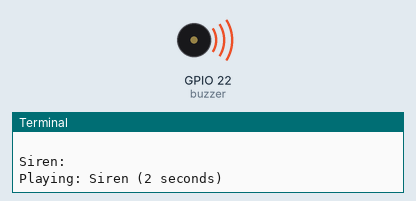
A program run on a simulated Raspberry Pi (BCM pin numbers). Shown: buzzer (waves = sounding), the last lines printed to the terminal. Random numbers come from a fixed seed. At 25.3 s the program stops and its outputs stay as they are.

Above: at 0.1 s.
At 24.3 s:
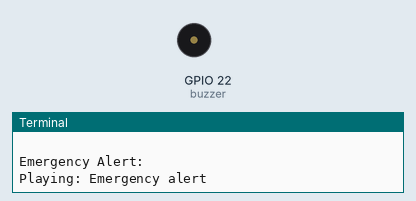
Timing chart, 0 to 25.8 s (numbered marks = the images above):
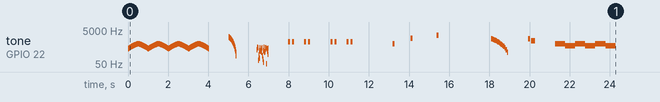

The program:

pwm_sound_effects.py
```python
#!/usr/bin/env python3
"""
Sound Effects with PWMOutputDevice
Collection of various sound effects for games and applications
"""

from gpiozero import PWMOutputDevice
from time import sleep
import random

# Create buzzer
buzzer = PWMOutputDevice(22)

def siren(duration=2, min_freq=400, max_freq=800):
    """Create a siren sound effect"""
    print(f"Playing: Siren ({duration} seconds)")
    buzzer.value = 0.5
    steps = 50
    for _ in range(int(duration * 2)):
        # Rising tone
        for i in range(steps):
            buzzer.frequency = min_freq + (max_freq - min_freq) * i / steps
            sleep(0.01)
        # Falling tone
        for i in range(steps):
            buzzer.frequency = max_freq - (max_freq - min_freq) * i / steps
            sleep(0.01)
    buzzer.off()

def laser_sound():
    """Create a laser/shooting sound effect"""
    print("Playing: Laser sound")
    buzzer.value = 0.5
    for freq in range(2000, 100, -50):
        buzzer.frequency = freq
        sleep(0.01)
    buzzer.off()

def explosion():
    """Create an explosion sound effect"""
    print("Playing: Explosion")
    buzzer.value = 1.0
    for _ in range(30):
        buzzer.frequency = random.randint(50, 500)
        sleep(0.02)
        buzzer.value *= 0.9  # Fade out
    buzzer.off()

def phone_ring():
    """Classic phone ring pattern"""
    print("Playing: Phone ring")
    ring_pattern = [
        (1000, 0.1), (0, 0.1), (1000, 0.1), (0, 0.5),
        (1000, 0.1), (0, 0.1), (1000, 0.1), (0, 1.0)
    ]
    for freq, duration in ring_pattern * 2:
        if freq > 0:
            buzzer.frequency = freq
            buzzer.value = 0.5
        else:
            buzzer.off()
        sleep(duration)
    buzzer.off()

def alarm_clock():
    """Increasingly urgent alarm"""
    print("Playing: Alarm clock")
    for intensity in range(1, 4):
        buzzer.value = intensity * 0.3
        for _ in range(intensity * 2):
            buzzer.frequency = 800 * intensity
            sleep(0.1)
            buzzer.off()
            sleep(0.1)
        sleep(0.5)
    buzzer.off()

def ufo_landing():
    """UFO/spaceship landing sound"""
    print("Playing: UFO landing")
    buzzer.value = 0.4
    for freq in range(1500, 100, -10):
        buzzer.frequency = freq
        sleep(0.005)
        if freq % 100 == 0:  # Add wobble effect
            buzzer.frequency = freq + 50
            sleep(0.01)
    buzzer.off()

def sonar_ping():
    """Submarine sonar ping"""
    print("Playing: Sonar ping")
    buzzer.frequency = 1500
    buzzer.value = 0.6
    sleep(0.1)
    buzzer.off()
    sleep(0.05)
    buzzer.frequency = 1200
    buzzer.value = 0.3
    sleep(0.2)
    buzzer.off()

def emergency_alert():
    """Emergency/warning alert sound"""
    print("Playing: Emergency alert")
    for _ in range(3):
        # Two-tone emergency sound
        buzzer.frequency = 800
        buzzer.value = 0.7
        sleep(0.5)
        buzzer.frequency = 600
        sleep(0.5)
    buzzer.off()

# Play all sound effects with delays
print("Sound Effects Demonstration")
print("=" * 30)

effects = [
    ("Siren", lambda: siren(2)),
    ("Laser", laser_sound),
    ("Explosion", explosion),
    ("Phone Ring", phone_ring),
    ("Alarm Clock", alarm_clock),
    ("UFO Landing", ufo_landing),
    ("Sonar Ping", sonar_ping),
    ("Emergency Alert", emergency_alert)
]

for name, effect in effects:
    print(f"\n{name}:")
    effect()
    sleep(1)

print("\nSound effects demonstration complete!")
buzzer.off()
```

Measured:
- by itself, tone on GPIO 22 (buzzer): plays 400 Hz for 0.01 s, 408 Hz for 0.01 s, 416 Hz for 0.01 s, 424 Hz for 0.01 s, 432 Hz for 0.01 s, 440 Hz for 0.01 s … (500 notes in this stretch)
